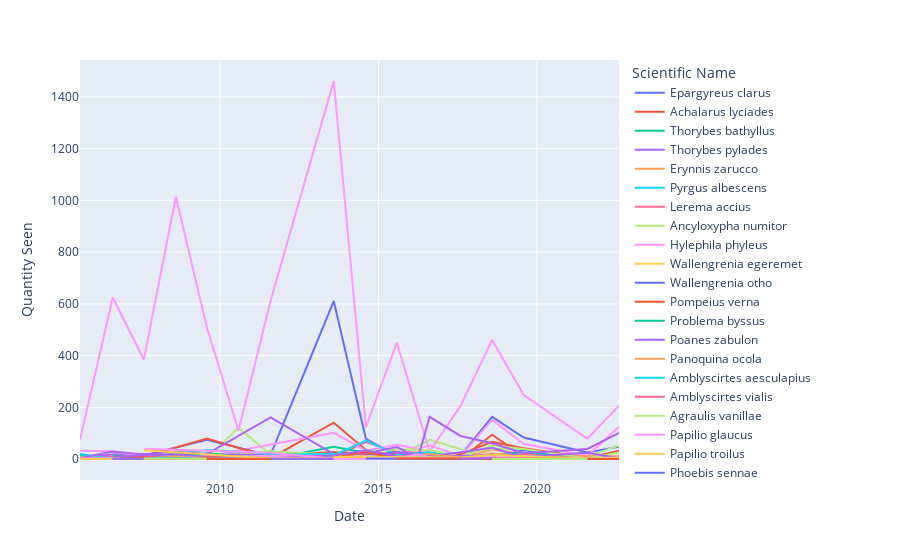

Notebook code cell kept with this figure:
### Code cell
butterflyCurrent = butterfly[butterfly["Date"] > "1-1-1980"]
butterFigCurrent= px.line(butterflyCurrent, x="Date", y="Quantity Seen", color="Scientific Name")
butterFigCurrent.write_html("butterFigCurrent.html")
butterFigCurrent.show()
